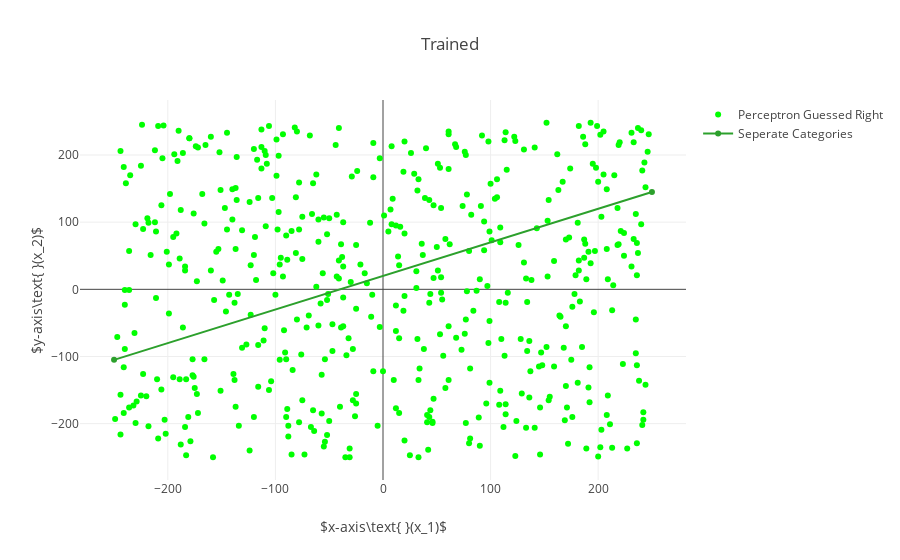

Notebook code cell kept with this figure:
### Markdown cell above
Now let's see how the perceptron performs now

### Code cell
c = np.empty(shape=(0, 2))
w = np.empty(shape=(0, 2))

# Display the Perceptrons' predictions
# The predictions are correct because the perceptrons has been trained
for point, label in zip(points, labels):
    guess = perceptron.predict(point)
    
    if guess == label:
        c = np.append(c, np.array([point]), axis=0)
    else:
        w = np.append(w, np.array([point]), axis=0)

correct = go.Scatter(
    x = c[:, [0]].flatten(),
    y = c[:, [1]].flatten(),
    mode = 'markers',
    marker = dict(
        symbol = 'circle',
        color = 'rgb(0, 255, 0)'
    ),
    name = 'Perceptron Guessed Right'   
)

wrong = go.Scatter(
    x = w[:, [0]].flatten(),
    y = w[:, [1]].flatten(),
    mode = 'markers',
    marker = dict(
        symbol = 'circle',
        color = 'rgb(255, 0, 0)'
    ),
    name = 'Perceptron Guessed Wrong'  
)

layout.title = 'Trained'
fig = go.Figure(data=[correct, wrong, line], layout=layout)
plt.iplot(fig)

### Figure 1 — Plotly figure (JSON) as saved in the notebook; plotly's stock layout.template omitted (floating-point values rounded to 4 significant figures; data arrays with more than 128 entries replaced by an {"elided": "..."} marker saying what was removed)
{"data": [{"marker": {"color": "rgb(0, 255, 0)", "symbol": "circle"}, "mode": "markers", "name": "Perceptron Guessed Right", "type": "scatter", "uid": "69ac10aa-87f6-49eb-b4ad-194328b9f4eb", "x": {"elided": "500 int values"}, "y": {"elided": "500 int values"}}, {"marker": {"color": "rgb(255, 0, 0)", "symbol": "circle"}, "mode": "markers", "name": "Perceptron Guessed Wrong", "type": "scatter", "uid": "7426f5fd-10cd-4ae0-8071-ce95b82c8b78", "x": [], "y": []}, {"name": "Seperate Categories", "type": "scatter", "uid": "0d7a3fd0-7e5f-4214-9b98-f087e91138a4", "x": [-250, 250], "y": [-105, 145]}], "layout": {"autosize": true, "title": {"text": "Trained"}, "xaxis": {"autorange": true, "range": [-280.3, 280.3], "title": {"text": "$x-axis\\text{ }(x_1)$"}, "type": "linear"}, "yaxis": {"autorange": true, "range": [-286.5, 284.5], "title": {"text": "$y-axis\\text{ }(x_2)$"}, "type": "linear"}}}
